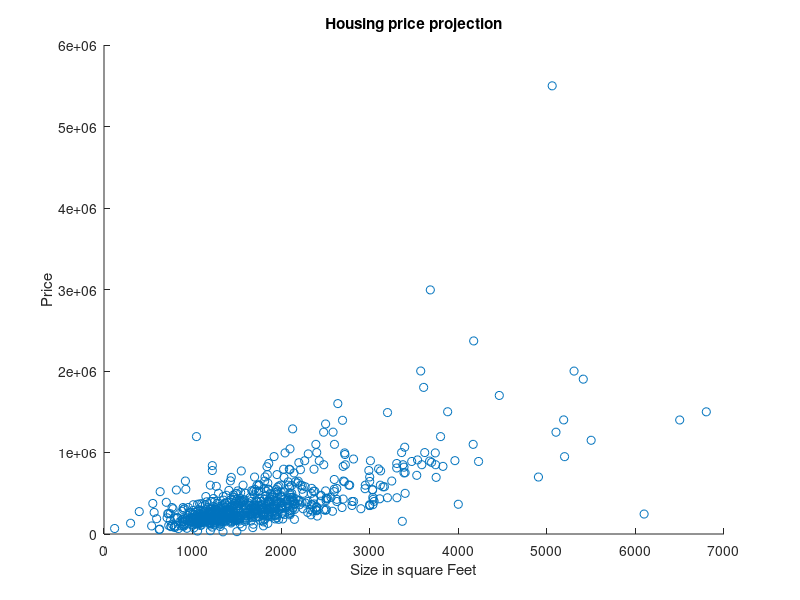
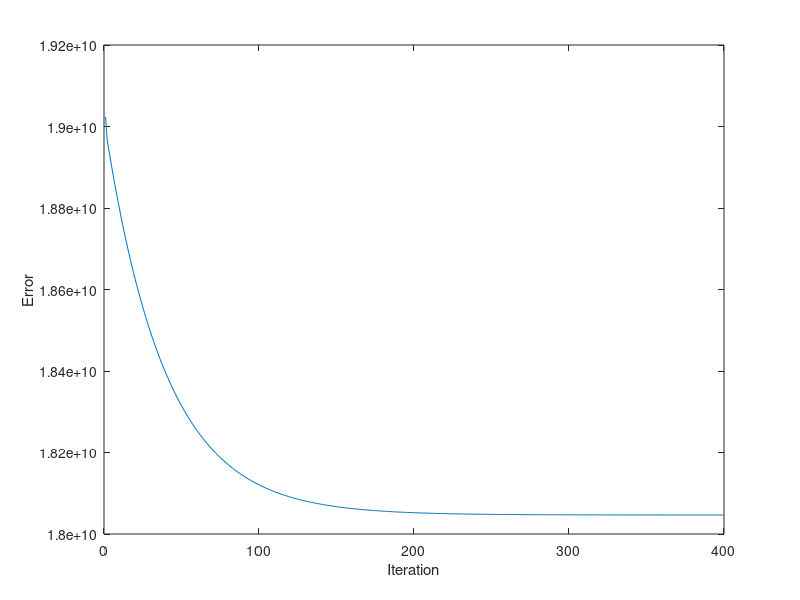
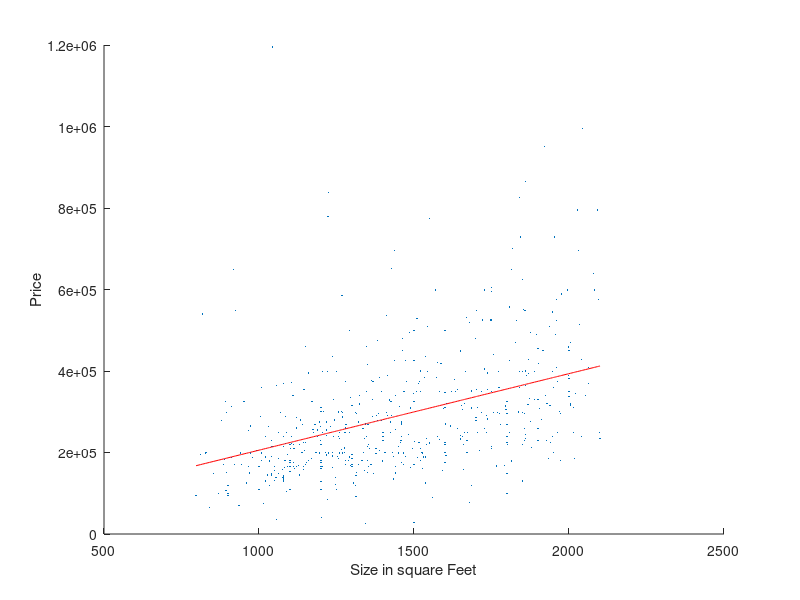

These figures' MATLAB source, in order:
readFile=dlmread('housing_price_data.dat');
F=sortrows([readFile(:,5) readFile(:,2)]);
% Initial plotting of values on graph from file 'housing_price_data.dat'
figure
scatter(F(:,1) , F(:,2))
xlabel('Size in square Feet');
ylabel('Price');
title('Housing price projection')
F=F(25:600,:);
x=F(:,1);
y=F(:,2);
% Normalization of x
normalization=true;
if(normalization)
maxX=max(x);
minX=min(x);
norX=x/(maxX-minX);
norFactor=(maxX-minX);
end
x=[ ones(length(x),1) norX ];
w=rand(2,1);        %d w=weight
newW1=[];
newW2=[];
newE=[];
lr=0.45;             %d lr= learning rate
for i=1:400 
m=length(y);
h=(x*w-y)';
  w(1,1) = w(1,1) - (lr * (1/m) * h * x(:, 1));
  w(2,1) = w(2,1) - (lr * (1/m) * h * x(:, 2)); 
  newW1(end+1)=w(1,1);
  newW2(end+1)=w(2,1);
  e1 = (x * w - y)' * (x * w - y) / (length(y)); % e1=Mean Square Error
  newE(end+1)=e1;
end
% Finding where differnce between consecutive value of MSE becomes
% insignificant 
for i=1:399
    diff=(newE(i)-newE(i+1));
    if(diff<=1000000)
        iteration=i;
        break;
    end
end
fprintf('Learning rate :');disp(lr); % This will display provided learning rate 
fprintf('Number of iteration are required :'); disp(iteration); % This will display required learning rate 
figure;
plot(1:400,newE);
xlabel('Iteration');
ylabel('Error');
finalW1=newW1(iteration);
finalW2=newW2(iteration);
finalWeightForPlot=[finalW1;finalW2];
figure;
hold off;
scatter(x(:,2)*(maxX-minX),y,5,'blue','.');
hold;
yhat = x*finalWeightForPlot;
plot(x(:,2)*(maxX-minX),yhat,'r');
xlabel('Size in square Feet');
ylabel('Price');
